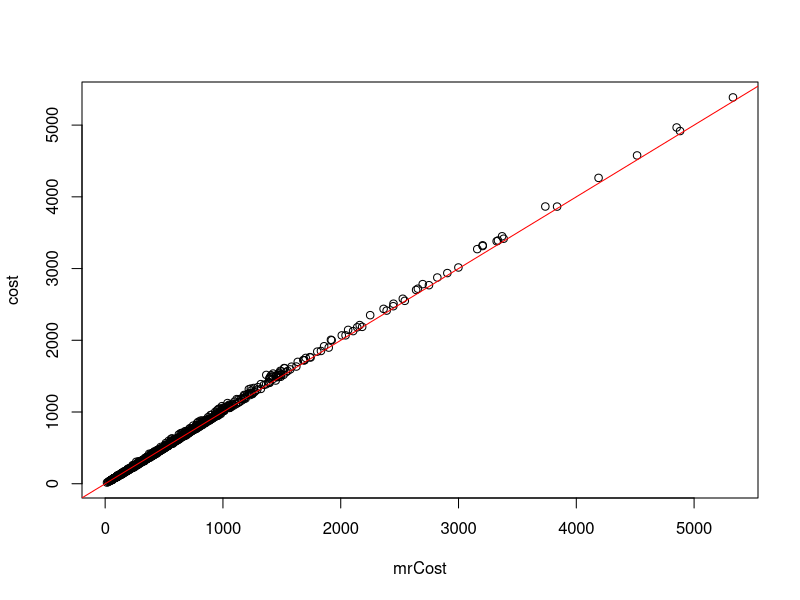
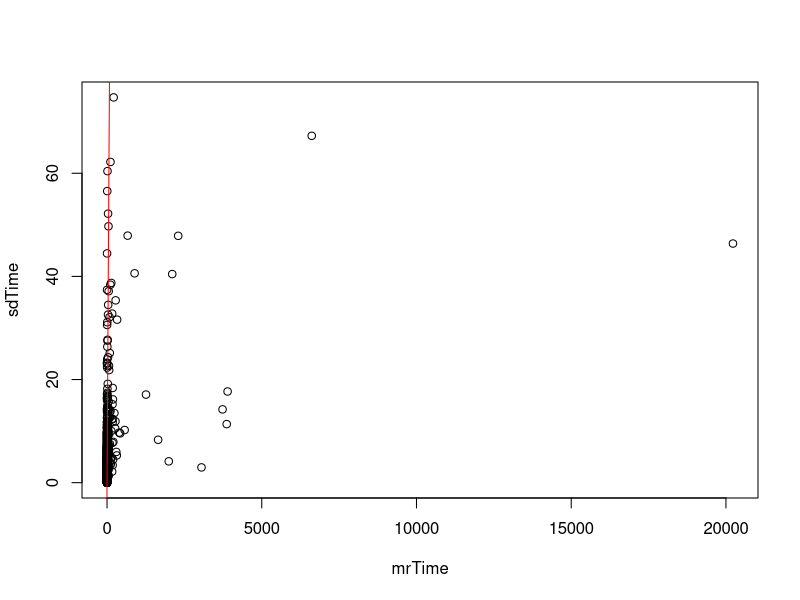
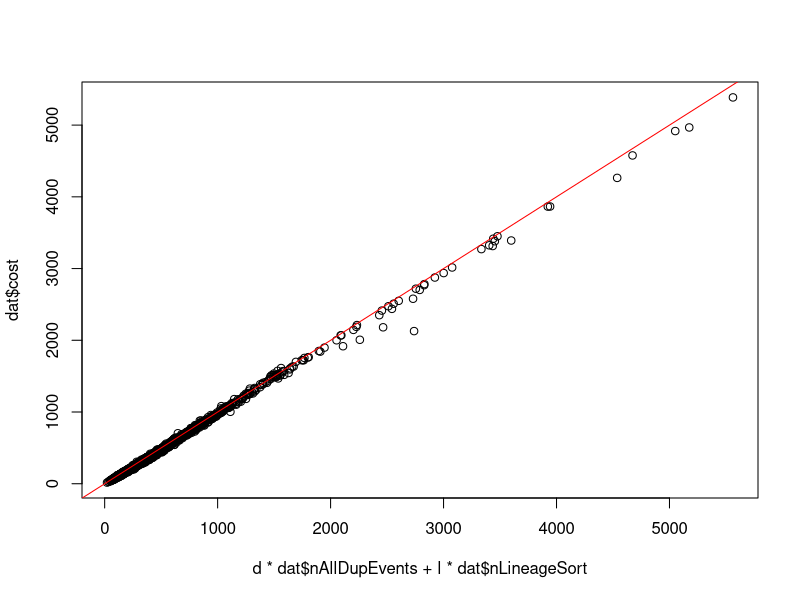

Recreate these plots in R, in order.
dat <- read.csv("allresults.csv", header=T)

nH <- 50
nP <- 20
rB <- 2
pJ <- 0.5

d <- 10
l <- 1

#varying nH
nHdat <- dat[dat$nP==nP & dat$rB==rB & dat$pJ == pJ,]

#compare cost to Multrec
with(dat, plot(cost ~ mrCost))
abline(0,1,col="red")

#compare time to Multrec
with(dat, plot(sdTime ~ mrTime))
abline(0,1,col="red")

#compare cost to true reconciliation
plot(d*dat$nAllDupEvents+l*dat$nLineageSort, dat$cost)
abline(0,1,col="red")
